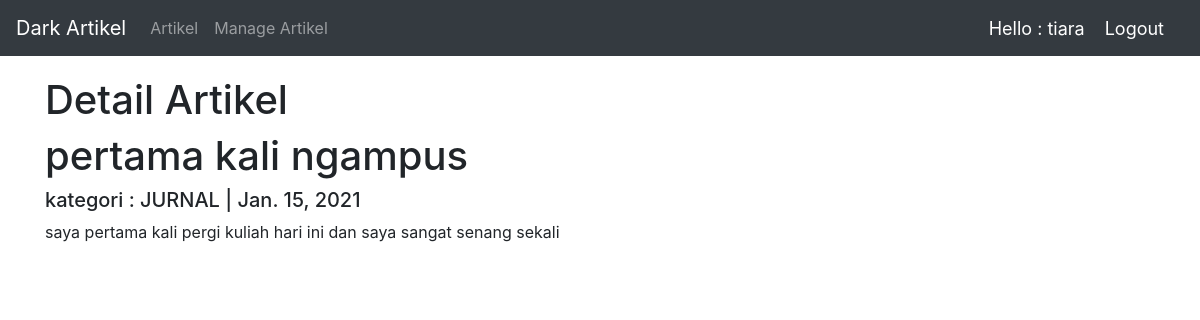
The page /penulis/detail-artikel/pertama-kali-ngampus/ (signed in) on the database its author committed.
### artikel/models.py (models this page shows, shortened)
class Artikel(models.Model):
    judul = models.CharField(max_length=200,null=True)
    isi = models.TextField(null=True)
    KATEGORI_TYPE = (
        ('JURNAL','Jurnal'),
        ('GOSIP','Gosip'),
        ('TRAVELING','Traveling'),
    )
    kategori = models.CharField(null=True, blank=True, choices=KATEGORI_TYPE,max_length=200)
    penulis = models.ForeignKey(Penulis,null=True,on_delete=models.SET_NULL)
    slug = models.SlugField(blank=True, editable=False)
    published = models.DateTimeField(auto_now_add=True, null=True)
    updated = models.DateTimeField(auto_now=True, null=True)

### penulis/decorators.py (the view)
        def wrapper_func(request, *args, **kwargs):
            group = None
            if request.user.groups.exists():
                group = request.user.groups.all()[0].name
            if group in allowed_roles:
                return view_func(request, *args, **kwargs)
            else:
                return HttpResponse('<script>alert("You are not authorized in this page");</script>')

### penulis/views.py (called while the page is built)
@login_required(login_url='penulis:login')
@allowed_user(allowed_roles=['penulis'])
def detailArtikel(request,slug):
    artikel = request.user.penulis.artikel_set.get(slug=slug)
    context = {
        'page_title':'Detail Artikel',
        'artikel':artikel,
    }
    return render(request,'penulis/detail_artikel.html',context)

### penulis/templates/penulis/detail_artikel.html (shortened to what this page needs)
{% extends 'basepenulis.html' %}
{% block content %}
    <h1>{{page_title}}</h1>
    <div class="row">
        <div class="col-md-8">
            <h1>{{artikel.judul}}</h1>
            <h5>kategori : {{artikel.kategori}} | {{artikel.published|date}}</h5>
            <p>{{artikel.isi}}</p>
        </div>
    </div>
{% endblock content %}

### templates/navbarpenulis.html (shortened to what this page needs)
<nav class="navbar navbar-expand-lg navbar-dark bg-dark">
    <a class="navbar-brand" href="#">Dark Artikel</a>
    <div class="collapse navbar-collapse" id="navbarNav">
      <ul class="navbar-nav">
          <li class="nav-item">
            <a class="nav-link" href="{% url 'penulis:home' %}">Artikel</a>
          </li>
        <li class="nav-item">
          <a class="nav-link" href="{% url 'penulis:manage' %}">Manage Artikel</a>
        </li>
      </ul>
    </div>
    <span class="hello-msg">Hello : {{request.user}}</span>
    <span><a href="{% url 'penulis:logout' %}" class="hello-msg">Logout</a></span>
  </nav>

### templates/navbarpenulis.html (style rules this page uses)
.hello-msg { font-size: 18px; color: #fff; margin-right: 20px; }

### rows shown on the page
Artikel: judul "pertama kali ngampus", kategori "JURNAL", published "Jan. 15, 2021", isi "saya pertama kali pergi kuliah hari ini dan saya sangat senang sekali"

### other values the page prints
{{ request.user }} "tiara"
{{ page_title }} "Detail Artikel"
